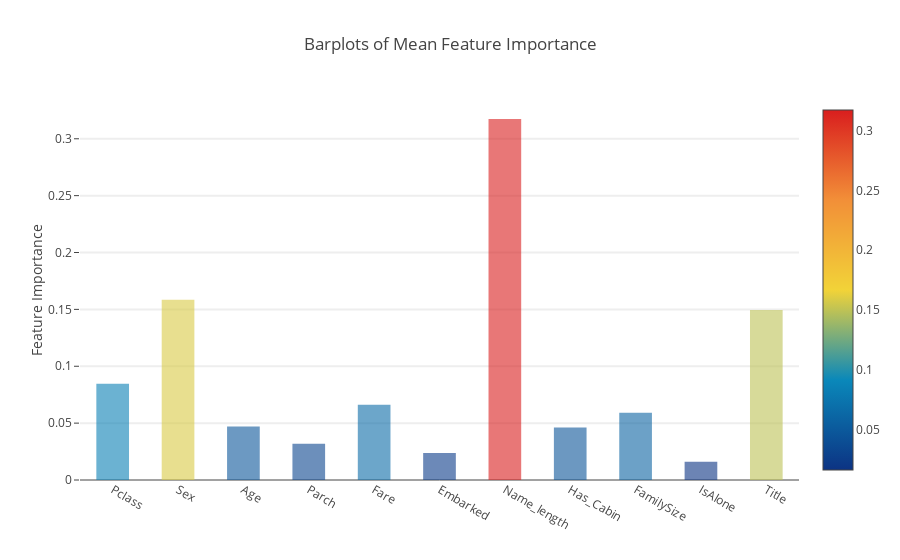

Here is the notebook cell this chart was saved with:
### Markdown cell above
**Plotly Barplot of Average Feature Importances**

Having obtained the mean feature importance across all our classifiers, we can plot them into a Plotly bar plot as follows:

### Code cell
y = feature_dataframe['mean'].values
x = feature_dataframe['features'].values
data = [go.Bar(
            x= x,
             y= y,
            width = 0.5,
            marker=dict(
               color = feature_dataframe['mean'].values,
            colorscale='Portland',
            showscale=True,
            reversescale = False
            ),
            opacity=0.6
        )]

layout= go.Layout(
    autosize= True,
    title= 'Barplots of Mean Feature Importance',
    hovermode= 'closest',
#     xaxis= dict(
#         title= 'Pop',
#         ticklen= 5,
#         zeroline= False,
#         gridwidth= 2,
#     ),
    yaxis=dict(
        title= 'Feature Importance',
        ticklen= 5,
        gridwidth= 2
    ),
    showlegend= False
)
fig = go.Figure(data=data, layout=layout)
py.iplot(fig, filename='bar-direct-labels')

### Figure 1 — Plotly figure (JSON) as saved in the notebook; plotly's stock layout.template omitted (floating-point values rounded to 4 significant figures)
{"data": [{"marker": {"color": [0.08451, 0.1586, 0.04709, 0.03193, 0.06625, 0.02373, 0.3174, 0.04606, 0.05908, 0.01594, 0.1495], "colorscale": "Portland", "reversescale": false, "showscale": true}, "opacity": 0.6, "type": "bar", "width": 0.5, "x": ["Pclass", "Sex", "Age", "Parch", "Fare", "Embarked", "Name_length", "Has_Cabin", "FamilySize", "IsAlone", "Title"], "y": [0.08451, 0.1586, 0.04709, 0.03193, 0.06625, 0.02373, 0.3174, 0.04606, 0.05908, 0.01594, 0.1495]}], "layout": {"autosize": true, "hovermode": "closest", "showlegend": false, "title": "Barplots of Mean Feature Importance", "yaxis": {"gridwidth": 2, "ticklen": 5, "title": "Feature Importance"}}}
